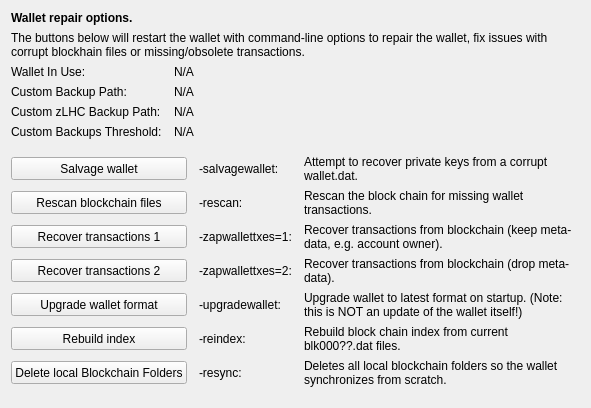
     <widget class="QWidget" name="tab_repair">
      <attribute name="title">
       <string>&amp;Wallet Repair</string>
      </attribute>
      <layout class="QGridLayout" name="gridLayout_4" columnstretch="0,0,0,0">
       <property name="horizontalSpacing">
        <number>12</number>
       </property>
       <item row="0" column="0" colspan="4">
        <widget class="QLabel" name="label_repair_header">
         <property name="font">
          <font>
           <weight>75</weight>
           <bold>true</bold>
          </font>
         </property>
         <property name="text">
          <string>Wallet repair options.</string>
         </property>
        </widget>
       </item>
       <item row="1" column="0" colspan="4">
        <widget class="QLabel" name="label_repair_helptext">
         <property name="font">
          <font>
           <weight>50</weight>
           <bold>false</bold>
          </font>
         </property>
         <property name="text">
          <string>The buttons below will restart the wallet with command-line options to repair the wallet, fix issues with corrupt blockhain files or missing/obsolete transactions.</string>
         </property>
         <property name="wordWrap">
          <bool>true</bool>
         </property>
        </widget>
       </item>
       <item row="2" column="0">
        <widget class="QLabel" name="wallet_path_label">
         <property name="text">
          <string>Wallet In Use:</string>
         </property>
        </widget>
       </item>
       <item row="2" column="1" colspan="3">
        <widget class="QLabel" name="wallet_path">
         <property name="cursor">
          <cursorShape>IBeamCursor</cursorShape>
         </property>
         <property name="text">
          <string>N/A</string>
         </property>
         <property name="textFormat">
          <enum>Qt::PlainText</enum>
         </property>
         <property name="textInteractionFlags">
          <set>Qt::LinksAccessibleByMouse|Qt::TextSelectableByKeyboard|Qt::TextSelectableByMouse</set>
         </property>
        </widget>
       </item>
       <item row="3" column="0">
        <widget class="QLabel" name="wallet_custombackuppath_label">
         <property name="visible">
          <bool>false</bool>
         </property>
         <property name="text">
          <string>Custom Backup Path:</string>
         </property>
        </widget>
       </item>
       <item row="3" column="1" colspan="3">
        <widget class="QLabel" name="wallet_custombackuppath">
         <property name="cursor">
          <cursorShape>IBeamCursor</cursorShape>
         </property>
         <property name="visible">
          <bool>false</bool>
         </property>
         <property name="text">
          <string>N/A</string>
         </property>
         <property name="textFormat">
          <enum>Qt::PlainText</enum>
         </property>
         <property name="textInteractionFlags">
          <set>Qt::LinksAccessibleByMouse|Qt::TextSelectableByKeyboard|Qt::TextSelectableByMouse</set>
         </property>
        </widget>
       </item>
       <item row="4" column="0">
        <widget class="QLabel" name="wallet_customzLHCbackuppath_label">
         <property name="visible">
          <bool>false</bool>
         </property>
         <property name="text">
          <string>Custom zLHC Backup Path:</string>
         </property>
        </widget>
       </item>
       <item row="4" column="1" colspan="3">
        <widget class="QLabel" name="wallet_customzLHCbackuppath">
         <property name="cursor">
          <cursorShape>IBeamCursor</cursorShape>
         </property>
         <property name="visible">
          <bool>false</bool>
         </property>
         <property name="text">
          <string>N/A</string>
         </property>
         <property name="textFormat">
          <enum>Qt::PlainText</enum>
         </property>
         <property name="textInteractionFlags">
          <set>Qt::LinksAccessibleByMouse|Qt::TextSelectableByKeyboard|Qt::TextSelectableByMouse</set>
         </property>
        </widget>
       </item>
       <item row="5" column="0">
        <widget class="QLabel" name="wallet_custombackupthreshold_label">
         <property name="visible">
          <bool>false</bool>
         </property>
         <property name="text">
          <string>Custom Backups Threshold:</string>
         </property>
        </widget>
       </item>
       <item row="5" column="1" colspan="3">
        <widget class="QLabel" name="wallet_custombackupthreshold">
         <property name="cursor">
          <cursorShape>IBeamCursor</cursorShape>
         </property>
         <property name="visible">
          <bool>false</bool>
         </property>
         <property name="text">
          <string>N/A</string>
         </property>
         <property name="textFormat">
          <enum>Qt::PlainText</enum>
         </property>
         <property name="textInteractionFlags">
          <set>Qt::LinksAccessibleByMouse|Qt::TextSelectableByKeyboard|Qt::TextSelectableByMouse</set>
         </property>
        </widget>
       </item>
       <item row="6" column="0">
        <spacer name="verticalSpacer_repair1">
         <property name="orientation">
          <enum>Qt::Vertical</enum>
         </property>
         <property name="sizeHint" stdset="0">
          <size>
           <width>10</width>
           <height>10</height>
          </size>
         </property>
        </spacer>
       </item>
       <item row="7" column="0" colspan="2">
        <widget class="QPushButton" name="btn_salvagewallet">
         <property name="minimumSize">
          <size>
           <width>100</width>
           <height>23</height>
          </size>
         </property>
         <property name="text">
          <string>Salvage wallet</string>
         </property>
        </widget>
       </item>
       <item row="7" column="2">
        <widget class="QLabel" name="label_repair_salvage_command">
         <property name="text">
          <string notr="true">-salvagewallet:</string>
         </property>
        </widget>
       </item>
       <item row="7" column="3">
        <widget class="QLabel" name="label_repair_salvage">
         <property name="text">
          <string>Attempt to recover private keys from a corrupt wallet.dat.</string>
         </property>
         <property name="wordWrap">
          <bool>true</bool>
         </property>
        </widget>
       </item>
       <item row="8" column="0" colspan="2">
        <widget class="QPushButton" name="btn_rescan">
         <property name="minimumSize">
          <size>
           <width>100</width>
           <height>23</height>
          </size>
         </property>
         <property name="text">
          <string>Rescan blockchain files</string>
         </property>
        </widget>
       </item>
       <item row="8" column="2">
        <widget class="QLabel" name="label_repair_rescan_command">
         <property name="text">
          <string notr="true">-rescan:</string>
         </property>
        </widget>
       </item>
       <item row="8" column="3">
        <widget class="QLabel" name="label_repair_rescan">
         <property name="text">
          <string>Rescan the block chain for missing wallet transactions.</string>
         </property>
         <property name="wordWrap">
          <bool>true</bool>
         </property>
        </widget>
       </item>
       <item row="9" column="0" colspan="2">
        <widget class="QPushButton" name="btn_zapwallettxes1">
         <property name="minimumSize">
          <size>
           <width>100</width>
           <height>23</height>
          </size>
         </property>
         <property name="text">
          <string>Recover transactions 1</string>
         </property>
        </widget>
       </item>
       <item row="9" column="2">
        <widget class="QLabel" name="label_repair_zap1_command">
         <property name="text">
          <string notr="true">-zapwallettxes=1:</string>
         </property>
        </widget>
       </item>
       <item row="9" column="3">
        <widget class="QLabel" name="label_repair_zap1">
         <property name="text">
          <string>Recover transactions from blockchain (keep meta-data, e.g. account owner).</string>
         </property>
         <property name="wordWrap">
          <bool>true</bool>
         </property>
        </widget>
       </item>
       <item row="10" column="0" colspan="2">
        <widget class="QPushButton" name="btn_zapwallettxes2">
         <property name="minimumSize">
          <size>
           <width>100</width>
           <height>23</height>
          </size>
         </property>
         <property name="text">
          <string>Recover transactions 2</string>
         </property>
        </widget>
       </item>
       <item row="10" column="2">
        <widget class="QLabel" name="label_repair_zap2_command">
         <property name="text">
          <string notr="true">-zapwallettxes=2:</string>
         </property>
        </widget>
       </item>
       <item row="10" column="3">
        <widget class="QLabel" name="label_repair_zap2">
         <property name="text">
          <string>Recover transactions from blockchain (drop meta-data).</string>
         </property>
         <property name="wordWrap">
          <bool>true</bool>
         </property>
        </widget>
       </item>
       <item row="11" column="0" colspan="2">
        <widget class="QPushButton" name="btn_upgradewallet">
         <property name="minimumSize">
          <size>
           <width>100</width>
           <height>23</height>
          </size>
         </property>
         <property name="text">
          <string>Upgrade wallet format</string>
         </property>
        </widget>
       </item>
       <item row="11" column="2">
        <widget class="QLabel" name="label_repair_upgrade_command">
         <property name="text">
          <string notr="true">-upgradewallet:</string>
         </property>
        </widget>
       </item>
       <item row="11" column="3">
        <widget class="QLabel" name="label_repair_upgrade">
         <property name="text">
          <string>Upgrade wallet to latest format on startup. (Note: this is NOT an update of the wallet itself!)</string>
         </property>
         <property name="wordWrap">
          <bool>true</bool>
         </property>
        </widget>
       </item>
       <item row="12" column="0" colspan="2">
        <widget class="QPushButton" name="btn_reindex">
         <property name="minimumSize">
          <size>
           <width>100</width>
           <height>23</height>
          </size>
         </property>
         <property name="text">
          <string>Rebuild index</string>
         </property>
        </widget>
       </item>
       <item row="12" column="2">
        <widget class="QLabel" name="label_repair_reindex_command">
         <property name="text">
          <string notr="true">-reindex:</string>
         </property>
        </widget>
       </item>
       <item row="12" column="3">
        <widget class="QLabel" name="label_repair_reindex">
         <property name="text">
          <string>Rebuild block chain index from current blk000??.dat files.</string>
         </property>
         <property name="wordWrap">
          <bool>true</bool>
         </property>
        </widget>
       </item>
       <item row="13" column="0" colspan="2">
        <widget class="QPushButton" name="btn_resync">
         <property name="minimumSize">
          <size>
           <width>100</width>
           <height>23</height>
          </size>
         </property>
         <property name="text">
          <string>Delete local Blockchain Folders</string>
         </property>
        </widget>
       </item>
       <item row="13" column="2">
        <widget class="QLabel" name="label_repair_resync_command">
         <property name="text">
          <string>-resync:</string>
         </property>
        </widget>
       </item>
       <item row="13" column="3">
        <widget class="QLabel" name="label_repair_resync">
         <property name="text">
          <string>Deletes all local blockchain folders so the wallet synchronizes from scratch.</string>
         </property>
         <property name="wordWrap">
          <bool>true</bool>
         </property>
        </widget>
       </item>
       <item row="14" column="0">
        <spacer name="verticalSpacer_repair2">
         <property name="orientation">
          <enum>Qt::Vertical</enum>
         </property>
         <property name="sizeHint" stdset="0">
          <size>
           <width>20</width>
           <height>10</height>
          </size>
         </property>
        </spacer>
       </item>
      </layout>
     </widget>
